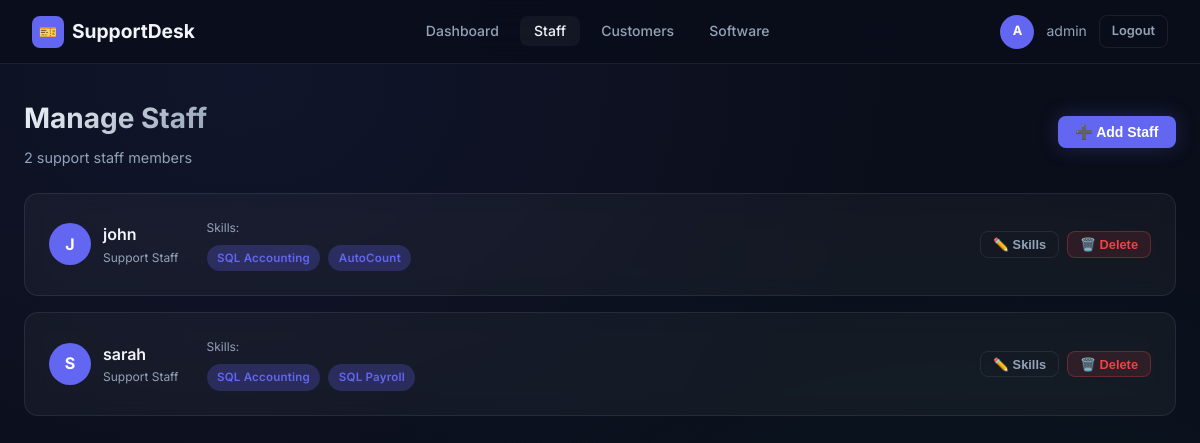
Screenshot of /admin/staff (signed in) with the database file from the repository.
### models.py (models this page shows, shortened)
class StaffUser(UserMixin, db.Model):
    __tablename__ = 'staff_users'
    id = db.Column(db.Integer, primary_key=True)
    username = db.Column(db.String(80), unique=True, nullable=False)
    password_hash = db.Column(db.String(200), nullable=False)
    role = db.Column(db.String(20), nullable=False, default='support')  # admin / support
    skills = db.relationship('StaffSkill', backref='staff', lazy=True)

class StaffSkill(db.Model):
    __tablename__ = 'staff_skills'
    id = db.Column(db.Integer, primary_key=True)
    staff_id = db.Column(db.Integer, db.ForeignKey('staff_users.id'), nullable=False)
    software_id = db.Column(db.Integer, db.ForeignKey('software_types.id'), nullable=False)
    software = db.relationship('SoftwareType')

class SoftwareType(db.Model):
    __tablename__ = 'software_types'
    id = db.Column(db.Integer, primary_key=True)
    name = db.Column(db.String(100), nullable=False, unique=True)

### routes/admin.py (the view)
@admin_bp.route('/staff')
@login_required
@require_admin
def manage_staff():
    staff_list = StaffUser.query.filter_by(role='support').all()
    all_software = SoftwareType.query.all()
    return render_template('admin/manage_staff.html', staff_list=staff_list, all_software=all_software)

### models.py (called while the page is built)
@login_manager.user_loader
def load_user(user_id):
    if user_id.startswith('staff-'):
        return StaffUser.query.get(int(user_id.split('-')[1]))
    elif user_id.startswith('user-'):
        return User.query.get(int(user_id.split('-')[1]))
    return None

### routes/admin.py (called while the page is built)
def require_admin(f):
    from functools import wraps
    @wraps(f)
    def decorated(*args, **kwargs):
        if not isinstance(current_user, StaffUser) or current_user.role != 'admin':
            flash('Admin access required.', 'error')
            return redirect(url_for('auth.staff_login'))
        return f(*args, **kwargs)
    return decorated

### templates/admin/manage_staff.html (shortened to what this page needs)
{% extends 'base.html' %}
{% block content %}
<div class="container">
  <div class="page-header">
    <div class="flex items-center justify-between">
      <div>
        <h1 class="page-title">Manage Staff</h1>
        <p class="page-subtitle">{{ staff_list | length }} support staff members</p>
      </div>
      <button type="button" class="btn btn-primary" data-modal="modal-add-staff">➕ Add Staff</button>
    </div>
  </div>
  {% if staff_list %}
  <div style="display:flex; flex-direction:column; gap:1rem;">
    {% for staff in staff_list %}
    <div class="card">
      <div class="flex items-center justify-between flex-wrap gap-3">
        <div class="flex items-center gap-3">
          <div class="avatar" style="width:42px;height:42px;font-size:1rem;">{{ staff.username[0].upper() }}</div>
          <div>
            <div class="font-semibold">{{ staff.username }}</div>
            <div class="text-xs text-muted">Support Staff</div>
          </div>
        </div>
        <div style="flex:1; padding:0 1rem;">
          <div class="text-xs text-muted mb-2">Skills:</div>
          <div class="flex gap-2 flex-wrap">
            {% if staff.skills %}
              {% for skill in staff.skills %}
              <span class="badge badge-assigned">{{ skill.software.name }}</span>
              {% endfor %}
            {% else %}
            <span class="text-xs text-muted">No skills assigned</span>
            {% endif %}
          </div>
        </div>
        <div class="flex gap-2">
          <button type="button" class="btn btn-ghost btn-sm" data-modal="modal-skills-{{ staff.id }}">✏️ Skills</button>
          <form method="POST" action="{{ url_for('admin.delete_staff', staff_id=staff.id) }}" onsubmit="return confirm('Delete {{ staff.username }}?')">
            <button type="submit" id="btn-del-{{ staff.id }}" class="btn btn-danger btn-sm">🗑️ Delete</button>
          </form>
        </div>
      </div>
    </div>
    {% endfor %}
  </div>
  {% else %}
  <div class="empty-state">
    <div class="icon">🧑‍💼</div>
    <h3>No staff yet</h3>
    <p>Add your first support staff member.</p>
  </div>
  {% endif %}
</div>
{% endblock %}

### templates/base.html (shortened to what this page needs)
<!DOCTYPE html>
<html lang="en">
<head>
  <link rel="stylesheet" href="{{ url_for('static', filename='css/style.css') }}" />
</head>
<body>
{% if current_user.is_authenticated %}
<nav class="navbar">
  <div style="display:flex; align-items:center; gap:1rem;">
    <a href="#" class="navbar-brand">
      <span class="logo-icon">🎫</span>
      SupportDesk
    </a>
  </div>
  <ul class="navbar-nav">
    {% if current_user.__class__.__name__ == 'User' %}
      <li><a href="{{ url_for('customer.dashboard') }}" class="{{ 'active' if request.endpoint == 'customer.dashboard' }}">Dashboard</a></li>
      <li><a href="{{ url_for('customer.submit_ticket') }}" class="{{ 'active' if request.endpoint == 'customer.submit_ticket' }}">New Ticket</a></li>
      <li><a href="{{ url_for('customer.ticket_history') }}" class="{{ 'active' if request.endpoint == 'customer.ticket_history' }}">My Tickets</a></li>
    {% elif current_user.__class__.__name__ == 'StaffUser' %}
      {% if current_user.role == 'admin' %}
        <li><a href="{{ url_for('admin.dashboard') }}" class="{{ 'active' if request.endpoint == 'admin.dashboard' }}">Dashboard</a></li>
        <li><a href="{{ url_for('admin.manage_staff') }}" class="{{ 'active' if request.endpoint == 'admin.manage_staff' }}">Staff</a></li>
        <li><a href="{{ url_for('admin.manage_customers') }}" class="{{ 'active' if request.endpoint == 'admin.manage_customers' }}">Customers</a></li>
        <li><a href="{{ url_for('admin.manage_software') }}" class="{{ 'active' if request.endpoint == 'admin.manage_software' }}">Software</a></li>
      {% else %}
        <li><a href="{{ url_for('staff.dashboard') }}" class="{{ 'active' if request.endpoint == 'staff.dashboard' }}">Dashboard</a></li>
        <li><a href="{{ url_for('staff.archive') }}" class="{{ 'active' if request.endpoint == 'staff.archive' }}">Archive</a></li>
      {% endif %}
    {% endif %}
  </ul>
  <div class="navbar-user">
    <div class="avatar">{{ current_user.username[0].upper() }}</div>
    <span>{{ current_user.username }}</span>
    <a href="{{ url_for('auth.logout') }}" class="btn btn-ghost btn-sm">Logout</a>
  </div>
</nav>
{% endif %}
{% block content %}{% endblock %}
</body>
</html>

### static/css/style.css (style rules this page uses)
:root { --bg-primary: #0a0e1a; --bg-secondary: #111827; --bg-card: rgba(255, 255, 255, 0.04); --bg-card-hover: rgba(255, 255, 255, 0.07); --border: rgba(255, 255, 255, 0.08); --border-focus: rgba(99, 102, 241, 0.6); --text-primary: #f1f5f9; --text-secondary: #94a3b8; --text-muted: #4b5563; --accent: #6366f1; --accent-hover: #4f46e5; --accent-glow: rgba(99, 102, 241, 0.25); --success: #10b981; --success-bg: rgba(16, 185, 129, 0.12); --warning: #f59e0b; --warning-bg: rgba(245, 158, 11, 0.12); --danger: #ef4444; --danger-bg: rgba(239, 68, 68, 0.12); --info: #3b82f6; --info-bg: rgba(59, 130, 246, 0.12); --whatsapp: #25d366; --whatsapp-hover: #128c7e; --radius: 14px; --radius-sm: 8px; --radius-lg: 20px; --shadow: 0 4px 24px rgba(0, 0, 0, 0.4); --shadow-lg: 0 8px 40px rgba(0, 0, 0, 0.6); --transition: all 0.2s ease; }
*, *::before, *::after { box-sizing: border-box; margin: 0; padding: 0; }
html { scroll-behavior: smooth; }
body { font-family: 'Inter', sans-serif; background: var(--bg-primary); color: var(--text-primary); min-height: 100vh; line-height: 1.6; background-image: radial-gradient(ellipse at 20% 10%, rgba(99, 102, 241, 0.08) 0%, transparent 50%), radial-gradient(ellipse at 80% 80%, rgba(16, 185, 129, 0.05) 0%, transparent 50%); }
a { color: var(--accent); text-decoration: none; transition: var(--transition); }
.navbar { background: rgba(10, 14, 26, 0.85); backdrop-filter: blur(20px); border-bottom: 1px solid var(--border); padding: 0 2rem; height: 64px; display: flex; align-items: center; justify-content: space-between; position: sticky; top: 0; z-index: 100; }
.navbar-brand { font-size: 1.2rem; font-weight: 700; color: var(--text-primary); display: flex; align-items: center; gap: 0.5rem; }
.navbar-brand span.logo-icon { background: var(--accent); color: white; width: 32px; height: 32px; border-radius: 8px; display: flex; align-items: center; justify-content: center; font-size: 0.9rem; }
.navbar-nav { display: flex; align-items: center; gap: 0.5rem; list-style: none; }
.navbar-nav a { color: var(--text-secondary); font-size: 0.875rem; font-weight: 500; padding: 0.4rem 0.85rem; border-radius: var(--radius-sm); transition: var(--transition); }
.navbar-nav a:hover, .navbar-nav a.active { color: var(--text-primary); background: var(--bg-card); }
.navbar-user { display: flex; align-items: center; gap: 0.75rem; font-size: 0.875rem; color: var(--text-secondary); }
.avatar { width: 34px; height: 34px; border-radius: 50%; background: var(--accent); display: flex; align-items: center; justify-content: center; font-weight: 700; font-size: 0.8rem; color: white; }
.container { max-width: 1280px; margin: 0 auto; padding: 0 1.5rem; }
.page-header { padding: 2rem 0 1.5rem; }
.page-title { font-size: 1.75rem; font-weight: 700; background: linear-gradient(135deg, var(--text-primary) 0%, var(--text-secondary) 100%); -webkit-background-clip: text; -webkit-text-fill-color: transparent; background-clip: text; }
.page-subtitle { color: var(--text-secondary); font-size: 0.9rem; margin-top: 0.3rem; }
.card { background: var(--bg-card); border: 1px solid var(--border); border-radius: var(--radius); padding: 1.5rem; backdrop-filter: blur(10px); transition: var(--transition); }
.badge { display: inline-flex; align-items: center; gap: 0.3rem; padding: 0.25rem 0.65rem; border-radius: 999px; font-size: 0.72rem; font-weight: 600; letter-spacing: 0.02em; }
.badge-assigned { background: var(--accent-glow); color: var(--accent); }
.btn { display: inline-flex; align-items: center; gap: 0.4rem; padding: 0.5rem 1.1rem; border-radius: var(--radius-sm); font-size: 0.875rem; font-weight: 600; border: none; cursor: pointer; transition: var(--transition); text-decoration: none; white-space: nowrap; }
.btn-primary { background: var(--accent); color: white; box-shadow: 0 0 20px var(--accent-glow); }
.btn-danger { background: var(--danger-bg); color: var(--danger); border: 1px solid rgba(239,68,68,0.3); }
.btn-ghost { background: transparent; color: var(--text-secondary); border: 1px solid var(--border); }
.btn-sm { padding: 0.3rem 0.75rem; font-size: 0.8rem; }
.flex { display: flex; }
.items-center { align-items: center; }
.justify-between { justify-content: space-between; }
.gap-2 { gap: 0.5rem; }
.gap-3 { gap: 0.75rem; }
.mb-2 { margin-bottom: 0.5rem; }
.text-xs { font-size: 0.75rem; }
.text-muted { color: var(--text-secondary); }
.font-semibold { font-weight: 600; }

### rows the page displays
StaffUser: username "A", username "admin"
StaffUser: username "J", username "john"
StaffSkill: software.name "SQL Accounting"
StaffSkill: software.name "AutoCount"
StaffUser: username "S", username "sarah"
StaffSkill: software.name "SQL Accounting"
StaffSkill: software.name "SQL Payroll"

### other values shown
{{ staff_list | length }} "2"
